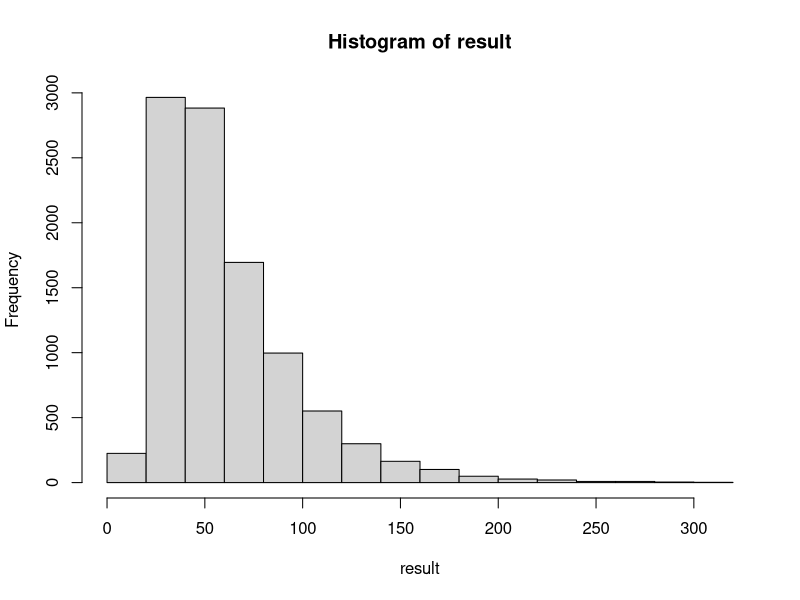
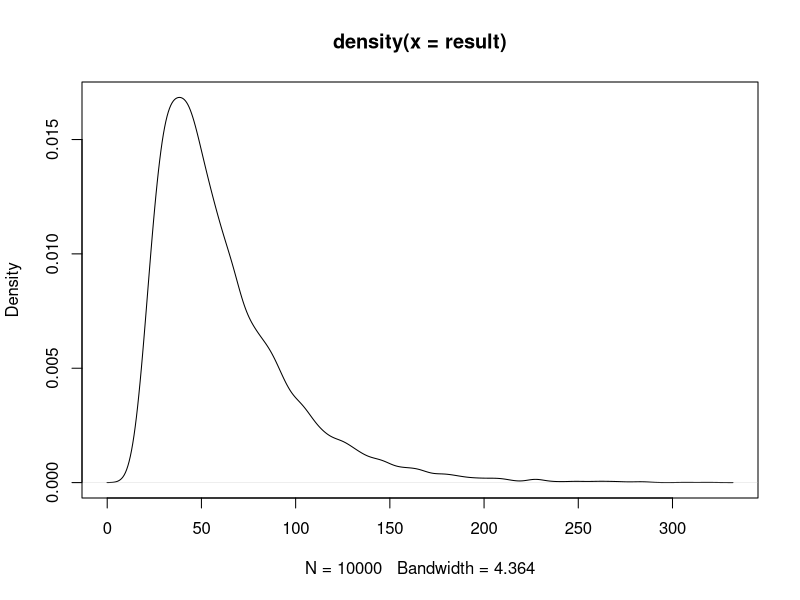

Recreate these plots in R, in order.
#sample two dice 
replicate(2, sample(6, 10, TRUE))
#       [,1] [,2]
# [1,]    4    3
# [2,]    4    6
# [3,]    5    6
# [4,]    2    1
# [5,]    5    5
# [6,]    1    2
# [7,]    6    3
# [8,]    2    5
# [9,]    1    2
# [10,]    2    4
#row sums to get sums from 10 rolls of 2 dice
rowSums(replicate(2, sample(6, 10, TRUE)))
# [1]  8  6  3  8  5  8  4  4 12  5

#simulate 10,000 rolls of two dice to get accurate estimate (Monte Carlo)
rollsOfDice <- rowSums(replicate(2, sample(6, 10000, TRUE)))

#near certain we will have values 2-12 in throws but to be sure we test
length(unique(rollsOfDice))
# [1] 11

#we see 11 throws is not enough to gell all 11 outcomes (2-12)
length(unique(rollsOfDice[1:11]))
# [1] 10

#we take sample of 100
length(unique(rollsOfDice[1:100]))
# [1] 11

#between 11 and 100 throws is our expected number of throws 
#we iterate through throws to find min point where all 11 sums have been obtained 
for(i in 11:100)
{
  if(length(unique(rollsOfDice[1:i])) == 11){
    break;
  }
}

# [1] 32

#loop stops when i = 23 telling us it took 23 rolls to get all 11 sums
#from our two die

#logic can be in a function
numRollsNeeeded <- function() {
  throws <- rowSums(replicate(2, sample(6, 10000, TRUE)))
  for(i in 11:10000)
  {
    if(length(unique(throws[1:i])) == 11){
      break;
    }
  }
  return(i)
}

#various runs of experiment with different answers for each experiment
numRollsNeeeded()
# [1] 50
numRollsNeeeded()
# [1] 81
numRollsNeeeded()
# [1] 59

#distribution of results 
result <- replicate(10000, numRollsNeeeded())

#mean number of throws needed
mean(result)
#[1] 60.897

#histogram 
hist(result)

#density plot
plot(density(result))

